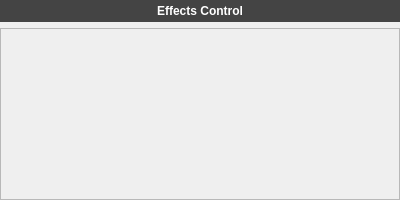
<?xml version="1.0" encoding="UTF-8"?>
<ui version="4.0">
 <class>EffectsControlPanel</class>
 <widget class="QWidget" name="EffectsControlPanel">
  <property name="geometry">
   <rect>
    <x>0</x>
    <y>0</y>
    <width>400</width>
    <height>200</height>
   </rect>
  </property>
  <layout class="QVBoxLayout" name="mainLayout">
   <property name="leftMargin">
    <number>0</number>
   </property>
   <property name="topMargin">
    <number>0</number>
   </property>
   <property name="rightMargin">
    <number>0</number>
   </property>
   <property name="bottomMargin">
    <number>0</number>
   </property>
   <item>
    <widget class="QLabel" name="titleLabel">
     <property name="text">
      <string>Effects Control</string>
     </property>
     <property name="alignment">
      <set>Qt::AlignCenter</set>
     </property>
     <property name="styleSheet">
      <string>font-weight: bold; background-color: #444; color: white; padding: 4px;</string>
     </property>
    </widget>
   </item>
   <item>
    <widget class="QScrollArea" name="controlsScrollArea">
     <property name="widgetResizable">
      <bool>true</bool>
     </property>
     <property name="minimumSize">
      <size>
       <width>0</width>
       <height>150</height>
      </size>
     </property>
     <widget class="QWidget" name="controlsContainer">
      <layout class="QVBoxLayout" name="controlsLayout"/>
     </widget>
    </widget>
   </item>
  </layout>
 </widget>
 <resources/>
 <connections/>
</ui>
